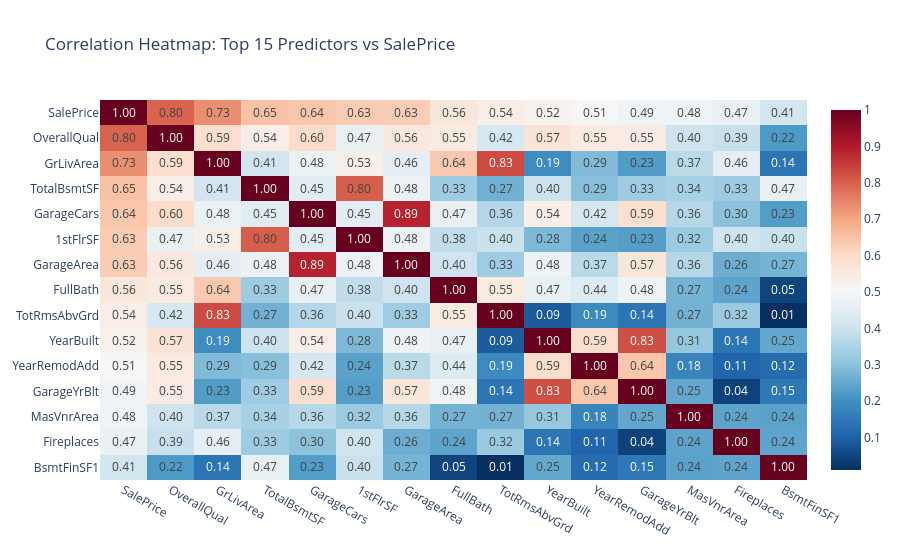
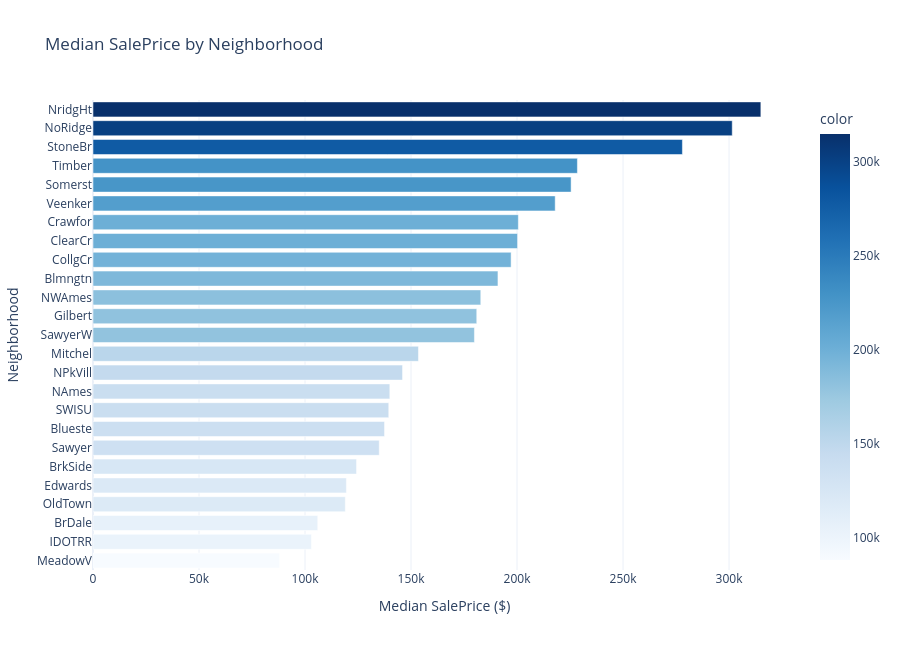

The notebook cell saved with these charts, in order:
### Markdown cell above
### Correlation Analysis & Neighborhood Price Disparities

### Code cell
# Top Correlated Features with SalePrice
num_cols_raw = df_clean.select_dtypes(include=['int64', 'float64']).columns
corr_matrix = df_clean[num_cols_raw].corr()
top_corr = corr_matrix['SalePrice'].abs().sort_values(ascending=False).head(15).index

fig_corr = px.imshow(
    corr_matrix.loc[top_corr, top_corr],
    text_auto=".2f",
    color_continuous_scale="RdBu_r",
    title="Correlation Heatmap: Top 15 Predictors vs SalePrice",
    template="plotly_white",
    aspect="auto"
)
fig_corr.show()

# Neighborhood Price Distribution
neigh_stats = df_clean.groupby("Neighborhood")["SalePrice"].median().sort_values(ascending=False)
fig_neigh = px.bar(
    x=neigh_stats.values, y=neigh_stats.index, orientation='h',
    title="Median SalePrice by Neighborhood",
    labels={'x': 'Median SalePrice ($)', 'y': 'Neighborhood'},
    template="plotly_white", color=neigh_stats.values, color_continuous_scale="Blues"
)
fig_neigh.update_layout(yaxis=dict(autorange="reversed"), height=650)
fig_neigh.show()

### Figure 1 — Plotly figure (JSON) as saved in the notebook; plotly's stock layout.template omitted (floating-point values rounded to 4 significant figures; data arrays with more than 128 entries replaced by an {"elided": "..."} marker saying what was removed)
{"data": [{"coloraxis": "coloraxis", "hovertemplate": "x: %{x}<br>y: %{y}<br>color: %{z}<extra></extra>", "name": "0", "texttemplate": "%{z:.2f}", "type": "heatmap", "x": ["SalePrice", "OverallQual", "GrLivArea", "TotalBsmtSF", "GarageCars", "1stFlrSF", "GarageArea", "FullBath", "TotRmsAbvGrd", "YearBuilt", "YearRemodAdd", "GarageYrBlt", "MasVnrArea", "Fireplaces", "BsmtFinSF1"], "xaxis": "x", "y": ["SalePrice", "OverallQual", "GrLivArea", "TotalBsmtSF", "GarageCars", "1stFlrSF", "GarageArea", "FullBath", "TotRmsAbvGrd", "YearBuilt", "YearRemodAdd", "GarageYrBlt", "MasVnrArea", "Fireplaces", "BsmtFinSF1"], "yaxis": "y", "z": {"elided": "15x15 float values"}}], "layout": {"coloraxis": {"autocolorscale": false, "colorscale": [[0, "rgb(5,48,97)"], [0.1, "rgb(33,102,172)"], [0.2, "rgb(67,147,195)"], [0.3, "rgb(146,197,222)"], [0.4, "rgb(209,229,240)"], [0.5, "rgb(247,247,247)"], [0.6, "rgb(253,219,199)"], [0.7, "rgb(244,165,130)"], [0.8, "rgb(214,96,77)"], [0.9, "rgb(178,24,43)"], [1, "rgb(103,0,31)"]]}, "title": {"text": "Correlation Heatmap: Top 15 Predictors vs SalePrice"}, "xaxis": {"anchor": "y", "domain": [0, 1]}, "yaxis": {"anchor": "x", "autorange": "reversed", "domain": [0, 1]}}}

### Figure 2 — Plotly figure (JSON) as saved in the notebook; plotly's stock layout.template omitted (floating-point values rounded to 4 significant figures)
{"data": [{"hovertemplate": "Median SalePrice ($)=%{x}<br>Neighborhood=%{y}<br>color=%{marker.color}<extra></extra>", "legendgroup": "", "marker": {"color": [315000.0, 301500.0, 278000.0, 228500.0, 225500.0, 218000.0, 200600.0, 200200.0, 197200.0, 191000.0, 182900.0, 181000.0, 179900.0, 153500.0, 146000.0, 140000.0, 139500.0, 137500.0, 135000.0, 124300.0, 119500.0, 119000.0, 106000.0, 103000.0, 88000.0], "coloraxis": "coloraxis", "pattern": {"shape": ""}}, "name": "", "orientation": "h", "showlegend": false, "textposition": "auto", "type": "bar", "x": [315000.0, 301500.0, 278000.0, 228500.0, 225500.0, 218000.0, 200600.0, 200200.0, 197200.0, 191000.0, 182900.0, 181000.0, 179900.0, 153500.0, 146000.0, 140000.0, 139500.0, 137500.0, 135000.0, 124300.0, 119500.0, 119000.0, 106000.0, 103000.0, 88000.0], "xaxis": "x", "y": ["NridgHt", "NoRidge", "StoneBr", "Timber", "Somerst", "Veenker", "Crawfor", "ClearCr", "CollgCr", "Blmngtn", "NWAmes", "Gilbert", "SawyerW", "Mitchel", "NPkVill", "NAmes", "SWISU", "Blueste", "Sawyer", "BrkSide", "Edwards", "OldTown", "BrDale", "IDOTRR", "MeadowV"], "yaxis": "y"}], "layout": {"barmode": "relative", "coloraxis": {"autocolorscale": false, "colorbar": {"title": {"text": "color"}}, "colorscale": [[0, "rgb(247,251,255)"], [0.125, "rgb(222,235,247)"], [0.25, "rgb(198,219,239)"], [0.375, "rgb(158,202,225)"], [0.5, "rgb(107,174,214)"], [0.625, "rgb(66,146,198)"], [0.75, "rgb(33,113,181)"], [0.875, "rgb(8,81,156)"], [1, "rgb(8,48,107)"]]}, "height": 650, "legend": {"tracegroupgap": 0}, "title": {"text": "Median SalePrice by Neighborhood"}, "xaxis": {"anchor": "y", "domain": [0, 1], "title": {"text": "Median SalePrice ($)"}}, "yaxis": {"anchor": "x", "autorange": "reversed", "domain": [0, 1], "title": {"text": "Neighborhood"}}}}
